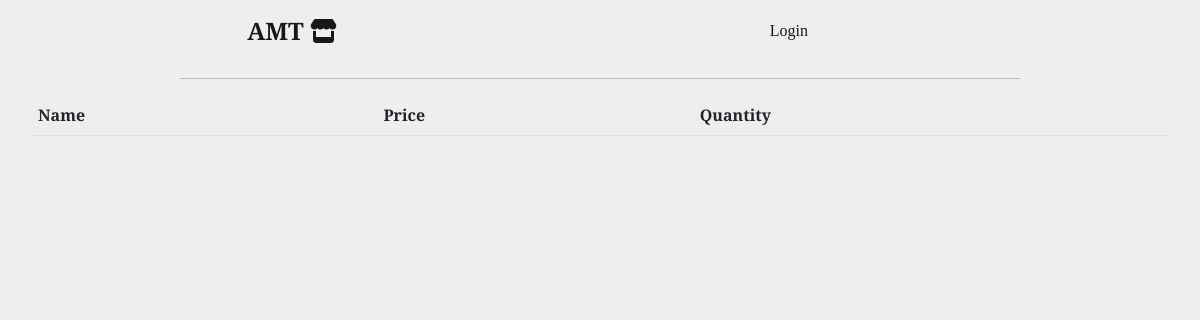
Before: /sold_items/2022-07-08 with the older database file.
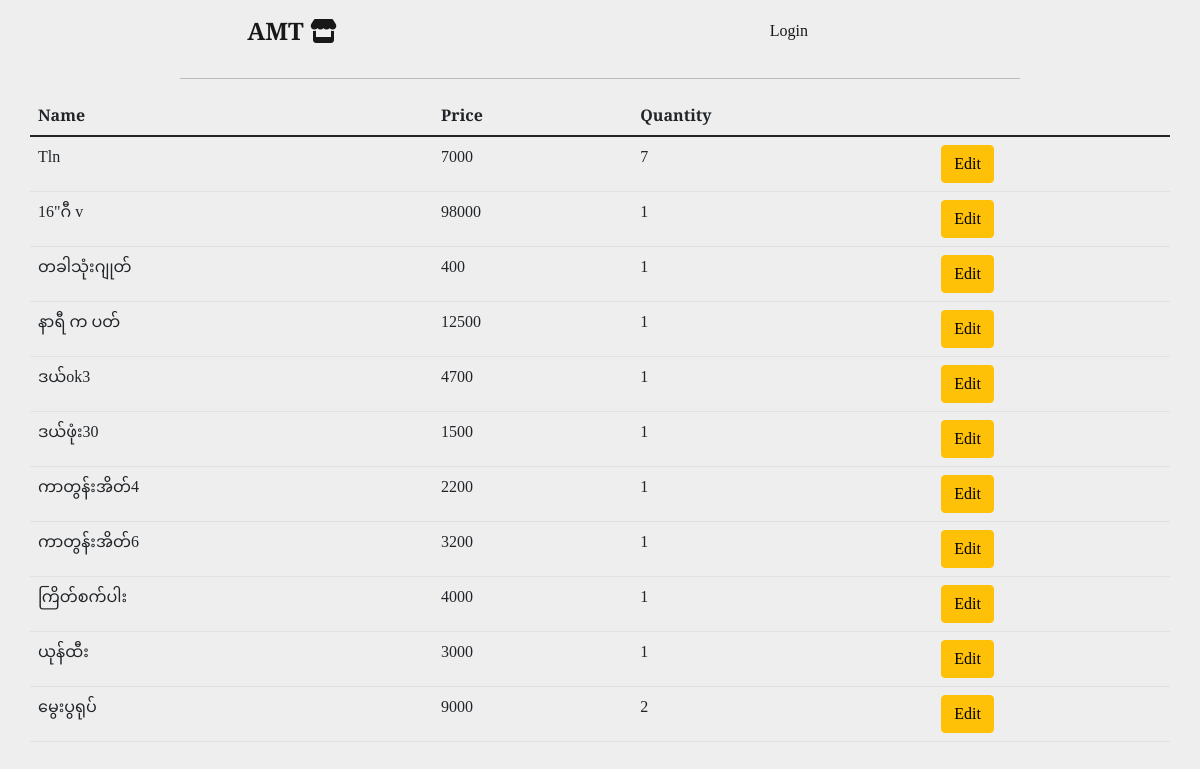
After: the same page with the newer database file.
### main.py (models this page shows)
class Sale(db.Model):
    id = db.Column(db.Integer, primary_key=True)
    name = db.Column(db.String(100), nullable=False, unique=False)
    purchased_price = db.Column(db.Float, nullable=False)
    price = db.Column(db.Float, nullable=False)
    total = db.Column(db.Float, nullable=False)
    quantity = db.Column(db.Float, nullable=False)
    date = db.Column(db.Date, nullable=False, unique=False)

### main.py (the view)
@app.route('/sold_items/<date>')
def sold_items(date):
    daily_sold_items = Sale.query.filter_by(date=date).all()
    return render_template('sold_items.html', items=daily_sold_items)

### templates/sold_items.html
{% include 'header.html' %}
<table class="table container">
    <thead>
    <tr>
        <th scope="col">Name</th>
        <th scope="col">Price</th>
        <th scope="col">Quantity</th>
    </tr>
    </thead>
    {% for item in items: %}
    <tr>
        <td>{{ item.name}}</td>
        <td>{% if item.price.is_integer() %}
            {{ item.price|int }}
            {% else %}
            {{ item.price }}
            {% endif %}
        </td>
        <td>{{ item.quantity|int }}</td>
        <td><a href="{{ url_for('edit_sold_items', item_id=item.id) }}" class="btn btn-warning">Edit</a></td>
    </tr>
    {% endfor %}
</table>
{% include 'footer.html' %}

### templates/header.html (shortened to what this page needs)
<!DOCTYPE html>
<html lang="en">
<head>
    <link href="https://cdn.jsdelivr.net/npm/bootstrap@5.1.3/dist/css/bootstrap.min.css" rel="stylesheet"
>
    <link rel="stylesheet" href="{{ url_for('static', filename='css/styles.css') }}">
    <link rel="stylesheet" href="static/css">
</head>
<body id="header-id">
<nav class="navbar navbar-expand-lg navbar-light">
    <div class="container-fluid">
        <a class="navbar-brand" href="{{ url_for('home') }}">AMT <i class="fa-solid fa-store"></i></a>
        <div class="collapse navbar-collapse me-3" id="navbarSupportedContent">
            <ul class="navbar-nav me-3 mb-2 mb-lg-0">
                {% if current_user.is_authenticated: %}
                <li class="nav-item">
                    <a class="nav-link active" aria-current="page" href="{{ url_for('add') }}">Add</a>
                </li>
                <li class="nav-item">
                    <a class="nav-thing nav-link active" href="{{ url_for('show_items') }}">Items</a>
                </li>
                <li class="nav-item">
                    <a class="nav-thing nav-link active" href="{{ url_for('monthly_total') }}">Monthly Total</a>
                </li>
                <li class="nav-item">
                    <a class="nav-thing nav-link active" href="{{ url_for('edit_profile') }}">Edit Profile</a>
                </li>
                <li class="nav-item">
                    <a class="nav-thing nav-link active" href="{{ url_for('logout') }}">Log Out <i
                            class="fa-solid fa-arrow-right-from-bracket"></i></a>
                </li>
                {% else: %}
                <li class="nav-item">
                    <a class="nav-thing nav-link active" href="{{ url_for('login') }}">Login</a>
                </li>
                {% endif %}
            </ul>
        </div>
    </div>
</nav>
<hr>

### templates/footer.html (shortened to what this page needs)
</body>
</html>

### static/css/styles.css (style rules this page uses)
body { background-color: #EEEEEE; font-family: 'Merriweather', serif; }
a { text-decoration: none; color: white; }
.navbar-brand { font-size: 1.5rem; font-weight:900; margin-left: 20%; padding-right: 5%; }
.navbar-collapse { justify-content: center; }
.nav-item { font-size: 16px; padding-left: 10px; }
#header-id hr { margin-left: 15%; width: 70%; }

Changed rows visible on the page:
added Sale: name "Tln", price "7000", quantity "7"
added Sale: name "16\"ဂီ v", price "98000", quantity "1"
added Sale: name "တခါသုံးဂျုတ်", price "400", quantity "1"
added Sale: name "နာရီ က ပတ်", price "12500", quantity "1"
added Sale: name "ဒယ်ok3", price "4700", quantity "1"
added Sale: name "ဒယ်ဖုံး30", price "1500", quantity "1"
added Sale: name "ကာတွန်းအိတ်4", price "2200", quantity "1"
added Sale: name "ကာတွန်းအိတ်6", price "3200", quantity "1"
added Sale: name "ကြိတ်စက်ပါး", price "4000", quantity "1"
added Sale: name "ယုန်ထီး", price "3000", quantity "1"
added Sale: name "မွေးပွရုပ်", price "9000", quantity "2"
